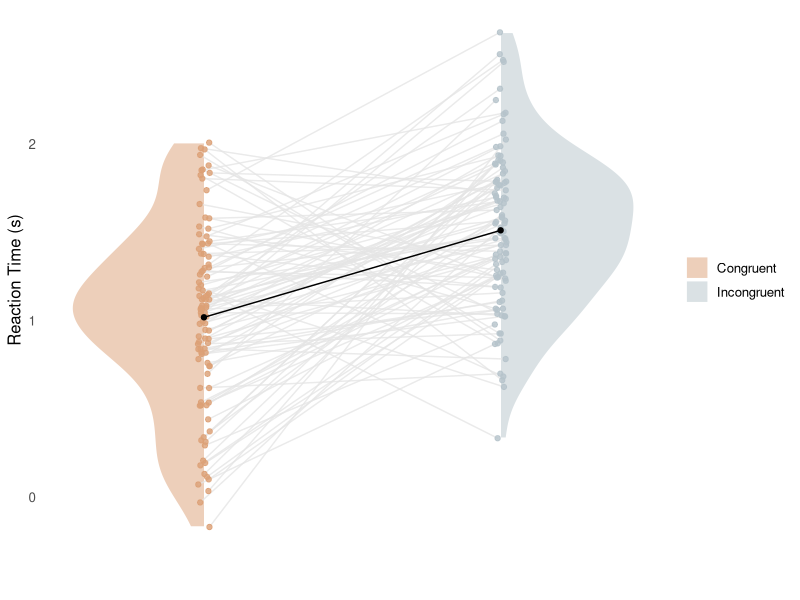

The R source for this figure:
#### Load required libraries ####
library(ggplot2) #used for plotting

#### Create functions ####

#Function to create simulated data
create_data = function(n){ #Create function, n = number of datapoints
  data = data.frame( #Create dataframe
    scores= c(rnorm(n,1,.5),rnorm(n,1.5,.5)), #Randomize data for two conditions
    condition = c(rep(-.5,n),rep(.5,n)), #Create a coding variable
    subject = 1:n)} #Create a subject ID variable

#Sticky plot function
sticky_plot = function(data){ #Create function, data = data of interest as determined by the create_data function
  jitter = runif(dim(data)[1], -0.02, 0.02) #Add custom jitter values
  ggplot(aes(x=condition+jitter,y=scores),data=data)+ #Create ggplot
    geom_violin(aes(x=condition,fill=as.factor(condition)),alpha=.5,color='white')+ #Create violin distributions
    geom_rect(mapping=aes(xmin=-.5,xmax=.5,ymin=min(scores),ymax=max(scores)),fill='white')+ #Cut distributions in half
    geom_line(aes(group=subject),color='grey90',alpha=.8)+ #Create lines between points for each subject
    geom_point(color=c(rep('#DCA076',1,dim(data)[1]/2),rep('#B5C3CA',1,dim(data)[1]/2)),alpha=.8)+ #Insert each participants data points
    stat_summary(aes(x=condition,y=scores),fun=mean, geom='line',color='black')+ #Create grand averaged effects line
    stat_summary(aes(x=condition),fun=mean, geom='point',color='black')+ #Insert points for each conditions mean
    stat_summary(aes(x=condition),fun.data=mean_cl_normal, geom='errorbar',width=.1,color='black')+ #Add errorbars to the means
    scale_x_continuous(breaks = c(-.5,.5), labels = c('',''))+ #Remove labels
    scale_fill_manual(values=c("#DCA076", "#B5C3CA"),labels = c("Congruent", "Incongruent"))+ #Determine condition colours and names
    labs(x='',y='Reaction Time (s)')+ #Determine y axis label, remove x axis label
    theme_classic()+ #Remove grid background
    theme(legend.title = element_blank(), #Remove legend title
          text = element_text(size=12), #Determine font size
          axis.ticks = element_blank(), #Remove axis tick marks
          axis.line = element_blank())} #Remove axis lines

#### Create plots ####
sticky_plot(create_data(100)) #Use the create_data function (n=100) within the sticky_plot function
